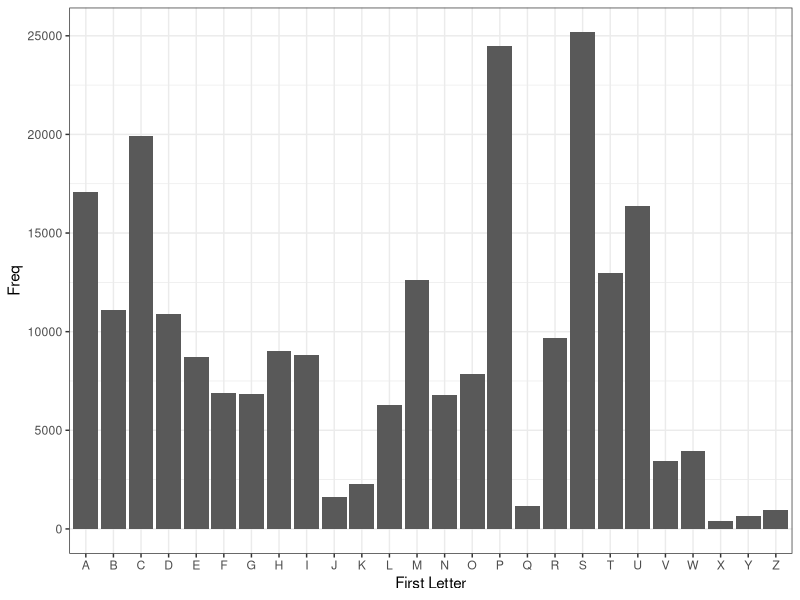
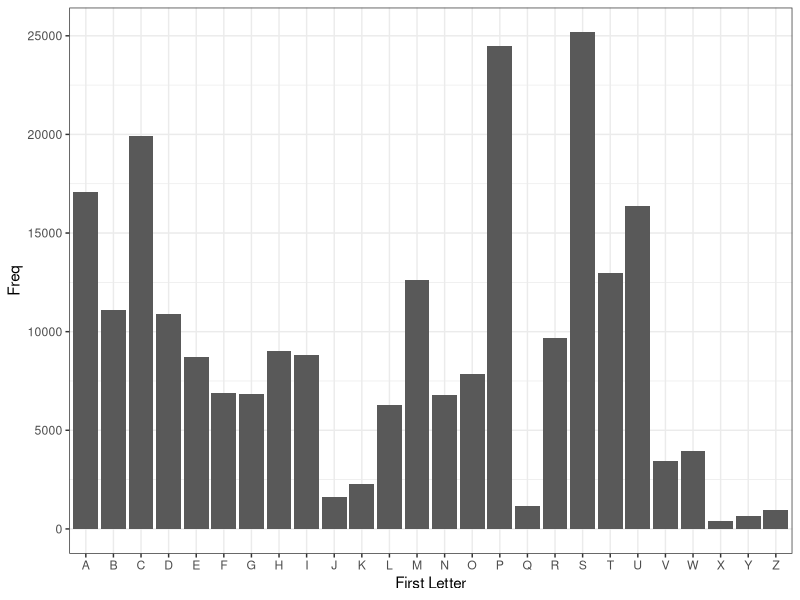

Write the R code that produced these figures, in order.
library(tidyverse)

first_let_data <- read.delim("bar_firstletter.tsv")

ggplot(first_let_data, aes(first_letter, Freq)) +
	geom_bar(stat = "identity") +
	theme_bw() +
	xlab("First Letter")

ggsave("bar_firstletter.png")